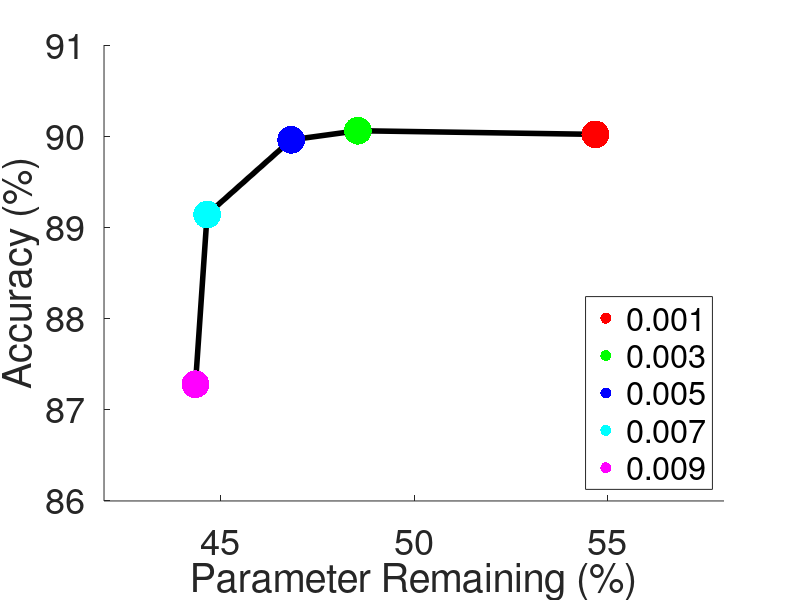

Write the MATLAB code that produced this figure. (Note: this script raises an error after producing the figure.)
% initialize
sparisty = [54.68 48.55 46.83 44.66 44.36];
accuracy = [90.02 90.06 89.96 89.14 87.28];

% threold1 = animatedline('','-','Color',[0 0.450980392156863 0.741176470588235], 'LineWidth',3);
% threold2 = animatedline('LineStyle','-','Color',[1 0 0], 'LineWidth',3);
% threold3 = animatedline('LineStyle','-','Color','k', 'LineWidth',3);
% threold4 = animatedline('LineStyle','-','Color','green', 'LineWidth',3);
% threold5 = animatedline('LineStyle','-','Color','blue', 'LineWidth',3);
% legend({'0.005','0.010','0.015','0.020','0.025'}, 'Location','southeast');
fh = figure;
ah = axes(fh);
plot(sparisty,accuracy,'k','LineWidth', 4)
hold(ah,'on');
h(1) = plot(sparisty(1), accuracy(1), '.r','MarkerSize', 60)
hold(ah,'on');
h(2) = plot(sparisty(2), accuracy(2), '.g','MarkerSize', 60)
hold(ah,'on');
h(3) = plot(sparisty(3), accuracy(3), '.b','MarkerSize', 60)
hold(ah,'on');
h(4) = plot(sparisty(4), accuracy(4), '.c','MarkerSize', 60)
hold(ah,'on');
h(5) = plot(sparisty(5), accuracy(5), '.m','MarkerSize', 60)
hold(ah,'on');
ylabel('Accuracy (%)','FontSize',26);

legend(h([1 2 3 4 5]), '0.001','0.003','0.005','0.007','0.009', 'Location','southeast');

xlim([42 58]) 
ylim([86 91])

% Create xlabel
xlabel('Parameter Remaining (%)','FontSize',26);
set(gcf, 'Color', 'w');
set(gcf, 'Position', [20 20 1200 600]);
set(gca,'Box', 'off','fontsize',26);

% save the plot as pdf format in figure folder
ax = gca;
outerpos = ax.OuterPosition;
ti = ax.TightInset; 
left = outerpos(1) + ti(1);
bottom = outerpos(2) + ti(2);
ax_width = outerpos(3) - ti(1) - ti(3);
ax_height = outerpos(4) - ti(2) - ti(4);
ax.Position = [left bottom ax_width ax_height];
fig = gcf;
fig.PaperPositionMode = 'auto';
fig_pos = fig.PaperPosition;
fig.PaperSize = [fig_pos(3) fig_pos(4)];
print(fig,['ucihar-threhold-accuracy'],'-dpdf');